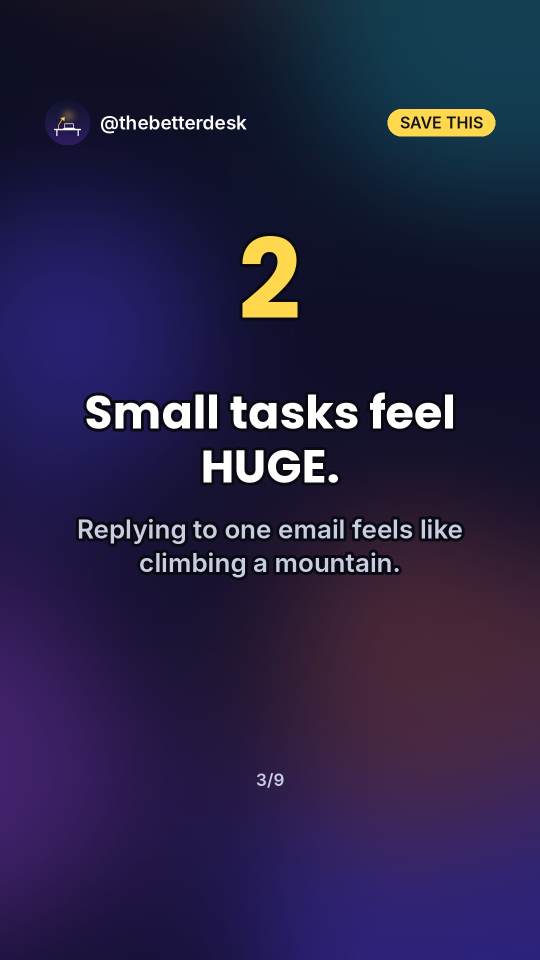
#> input picture slides/C1_slide03.jpg, 1080 x 1920 px, given in place of thebetterdesk_logo.png, which was not available (shown at 1/2 size)
$ python carousel.py
#> lines starting #> are read from the running program, lines starting #| are printed output that depends on the picture; after the words box and inside, x2 and y2 are one past the last pixel; in counts of white or black regions, pixels touching at a corner belong together
import json, os, sys
sys.path.insert(0, "/home/claude")
from PIL import Image, ImageDraw, ImageFont
from render import make_bg, bg_frame, font, BOLD, SEMI, YELLOW, WHITE, W, H

base = "/home/claude"
LOGO = Image.open(f"{base}/out/thebetterdesk_logo.png").resize((90, 90))
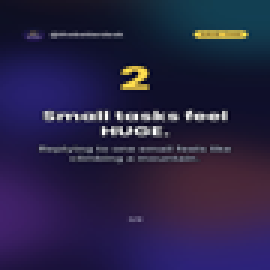
#> LOGO: PIL image 90x90 RGB (shown 3 times larger); mean R, G, B 40.4, 34.5, 69.4
mask = Image.new("L", (90, 90), 0); ImageDraw.Draw(mask).ellipse([0, 0, 90, 90], fill=255)
#> after `mask = Image.new('L', (90, 90), 0)`: mask: PIL image 90x90 L; every value is 0
#> after `ImageDraw.Draw(mask).ellipse([0, 0, 90, 90], fill=255)`:
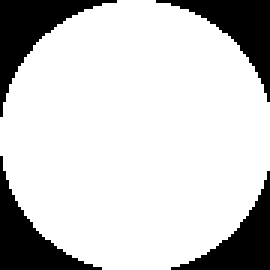
#> mask: PIL image 90x90 L (shown 3 times larger); 79.8% white; 4 black regions, box (x1, y1, x2, y2) and area: (0, 0, 39, 39) 447, (52, 0, 90, 34) 408, (0, 52, 34, 90) 408, (57, 57, 90, 90) 370
GREY = (200, 205, 225)

# [85 lines left out: functions wrap, base_slide, draw_lines, make, not called in this run]

if __name__ == "__main__":
#> (the run stopped early here; a loop or call above may not have finished)

$ run again, on slides/C1_slide04.jpg
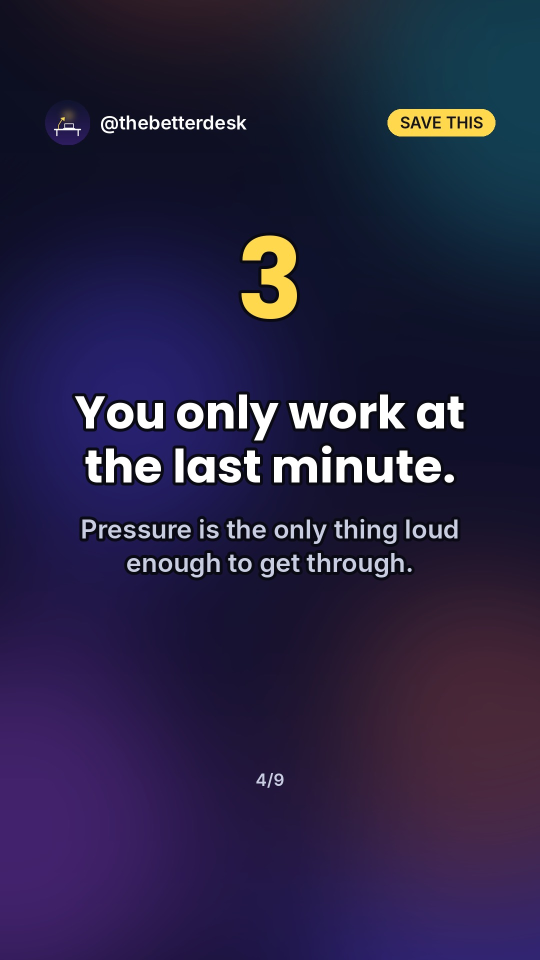
#> input picture slides/C1_slide04.jpg, 1080 x 1920 px, given in place of thebetterdesk_logo.png, which was not available (shown at 1/2 size)
#> `LOGO = Image.open(f"{base}/out/thebetterdesk_logo.png").resize((90, 90))`:
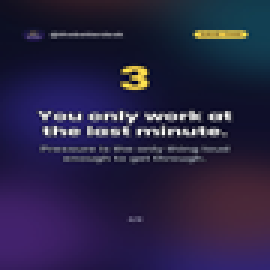
#> LOGO: PIL image 90x90 RGB (shown 3 times larger); mean R, G, B 41.1, 35.1, 68.1
#> mask: PIL image 90x90 L; every value is 0
#> mask: PIL image 90x90 L; 79.8% white; 4 black regions, box (x1, y1, x2, y2) and area: (0, 0, 39, 39) 447, (52, 0, 90, 34) 408, (0, 52, 34, 90) 408, (57, 57, 90, 90) 370

$ run again, on slides/C1_slide05.jpg
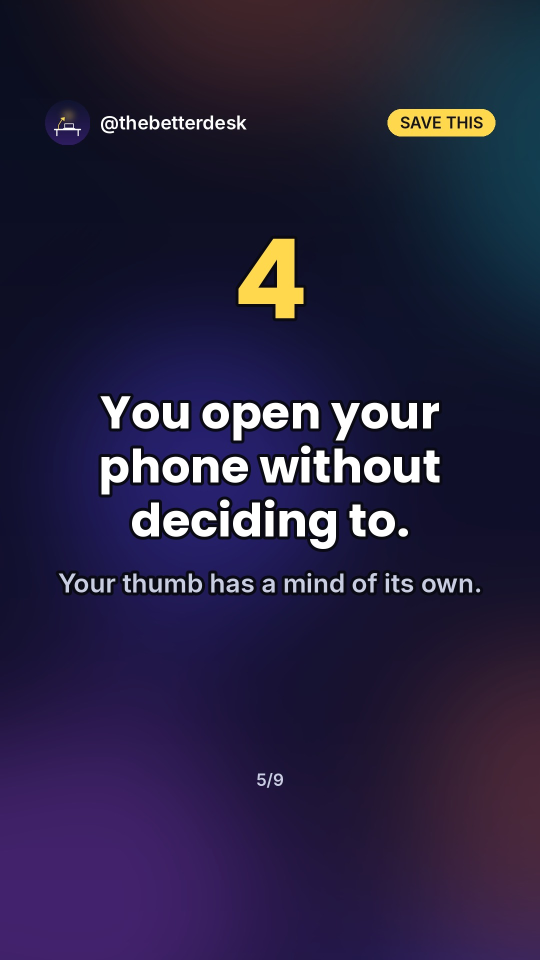
#> input picture slides/C1_slide05.jpg, 1080 x 1920 px, given in place of thebetterdesk_logo.png, which was not available (shown at 1/2 size)
#> `LOGO = Image.open(f"{base}/out/thebetterdesk_logo.png").resize((90, 90))`:
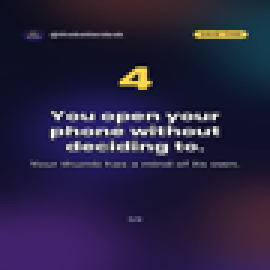
#> LOGO: PIL image 90x90 RGB (shown 3 times larger); mean R, G, B 40.7, 34.4, 64.8
#> mask: PIL image 90x90 L; every value is 0
#> mask: PIL image 90x90 L; 79.8% white; 4 black regions, box (x1, y1, x2, y2) and area: (0, 0, 39, 39) 447, (52, 0, 90, 34) 408, (0, 52, 34, 90) 408, (57, 57, 90, 90) 370
